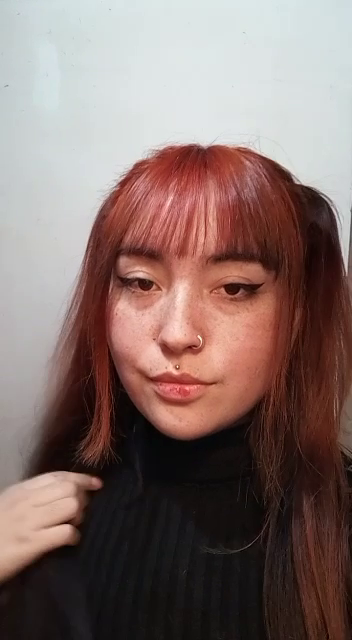
#> input picture frame 20 of ImaYvid/VID-20220526-WA0024.mp4, 352 x 640 px
$ python capturandoMabri.py
#> lines starting #> are read from the running program, lines starting #| are printed output that depends on the picture
import cv2
import os
import imutils

personName = 'Javiera_Tuki_ANS_PGR'
dataPath = 'C:/Users/Maria/Desktop/openCvPy/data'#Cambia a la ruta donde hayas almacenado Data
personPath = dataPath + '/' + personName

if not os.path.exists(personPath):
    print('Carpeta creada: ',personPath)
    os.makedirs(personPath)

# cap = cv2.VideoCapture(0,cv2.CAP_DSHOW)
cap = cv2.VideoCapture('C:/Users/Maria/Desktop/openCvPy/ImaYvid/VID-20220526-WA0024.mp4')

faceClassif = cv2.CascadeClassifier(cv2.data.haarcascades+'haarcascade_frontalface_default.xml')
count = 0

while True:

    ret, frame = cap.read()
#> frame is the input picture: shape (640, 352, 3); mean B, G, R 106.3, 110.7, 131.7
    if ret == False: break
    frame =  imutils.resize(frame, width=640)
#> frame: shape (1163, 640, 3)
    gray = cv2.cvtColor(frame, cv2.COLOR_BGR2GRAY)
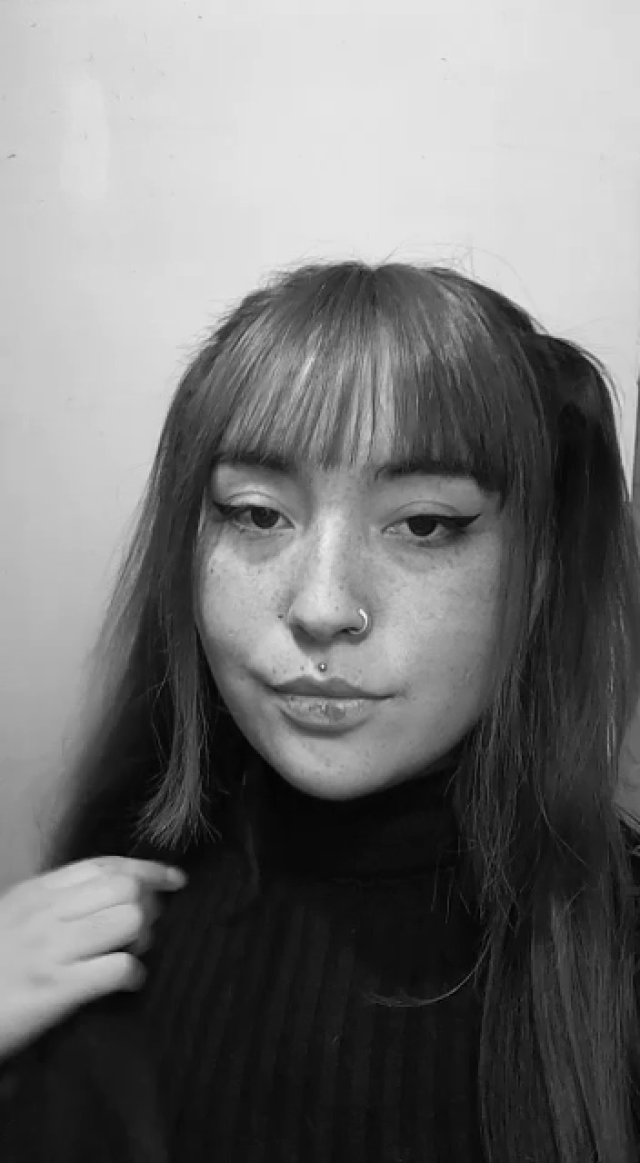
#> gray: shape (1163, 640); min 0, max 244, mean 116.4
    auxFrame = frame.copy()

    faces = faceClassif.detectMultiScale(gray,1.3,5)
#> faces = [[141, 382, 385, 385]]

    for (x,y,w,h) in faces:
        cv2.rectangle(frame, (x,y),(x+w,y+h),(0,255,0),2)
        rostro = auxFrame[y:y+h,x:x+w]
        rostro = cv2.resize(rostro,(150,150),interpolation=cv2.INTER_CUBIC)
        cv2.imwrite(personPath + '/rostro_{}.jpg'.format(count),rostro)
        count = count + 1
#> this loop made 1 pass
#> (x, y, w, h, count) on pass 1: (141, 382, 385, 385, 1)
#> pass 1, `rostro = auxFrame[y:y+h,x:x+w]`:
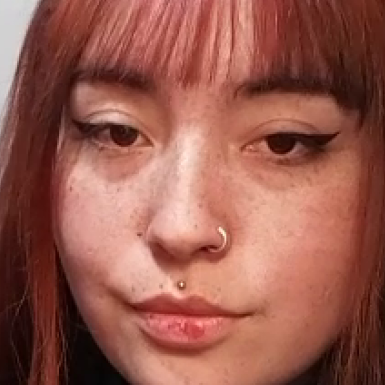
#> rostro: shape (385, 385, 3); mean B, G, R 77.8, 90.3, 151.3
#> after the loop:
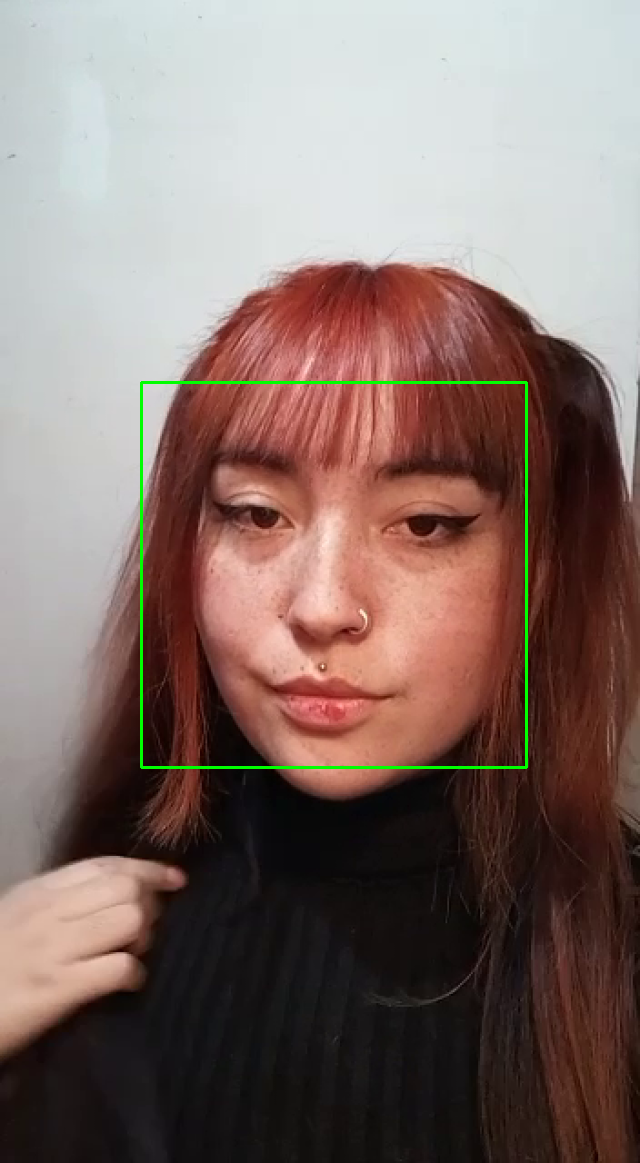
#> frame: shape (1163, 640, 3); mean B, G, R 105.9, 111.8, 130.9
#> after the loop, count = 1
    cv2.imshow('frame',frame)

    k =  cv2.waitKey(1)
#> (key Esc is pressed here)
    if k == 27 or count >= 300:
        break

cap.release()
cv2.destroyAllWindows()

$ run again, starting later in the video
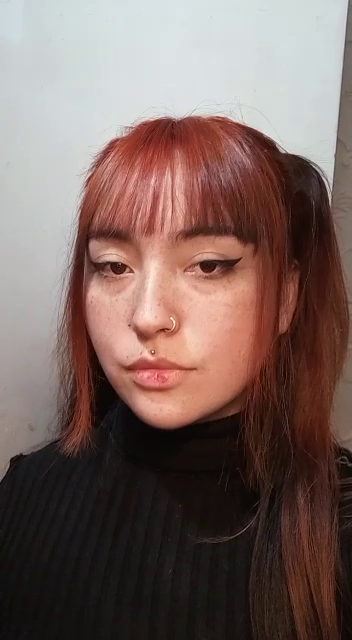
#> input picture frame 92 of ImaYvid/VID-20220526-WA0024.mp4, 352 x 640 px
#> frame is the input picture: shape (640, 352, 3); mean B, G, R 95.4, 100.9, 122
#> faces = [[95, 354, 392, 392]]
#> the loop `for (x,y,w,h) in faces:` made 1 pass
#> (x, y, w, h, count) on pass 1: (95, 354, 392, 392, 1)
#> pass 1, `rostro = auxFrame[y:y+h,x:x+w]`:
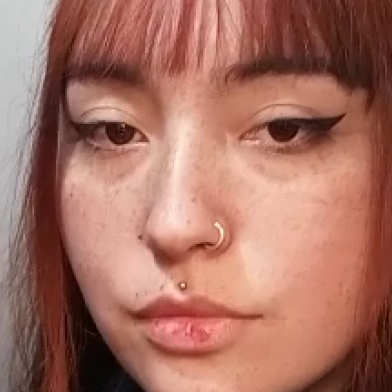
#> rostro: shape (392, 392, 3); mean B, G, R 98.2, 112, 166.7
#> after the loop `for (x,y,w,h) in faces:`:
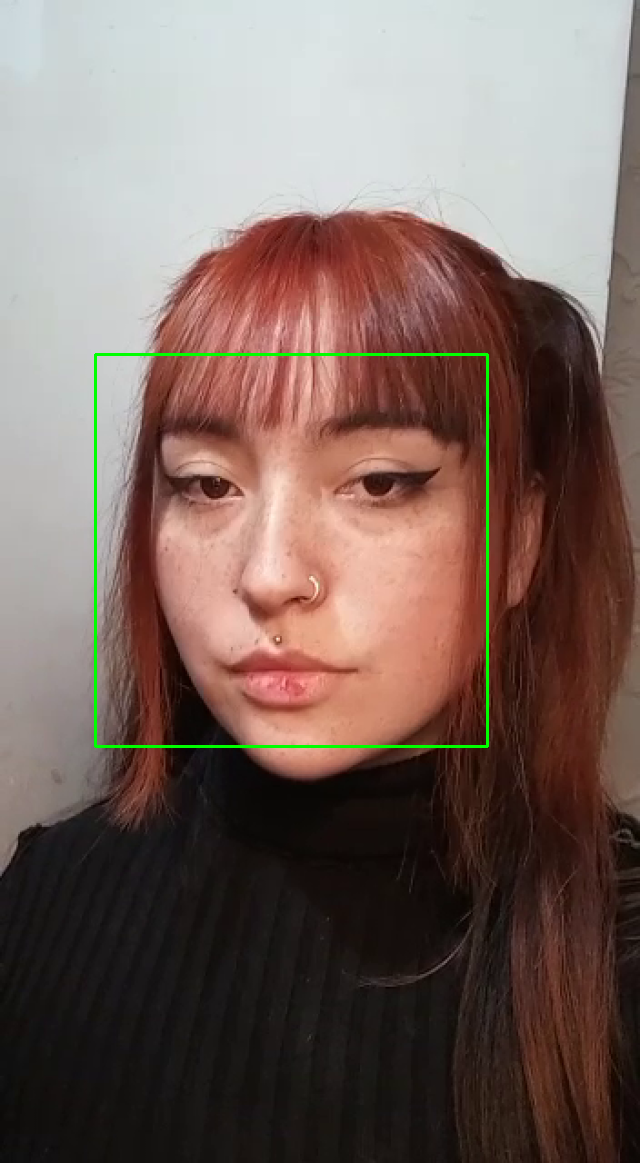
#> frame: shape (1163, 640, 3); mean B, G, R 94.8, 101.8, 121.1
#> after the loop `for (x,y,w,h) in faces:`: count = 1

$ run again, starting later in the video
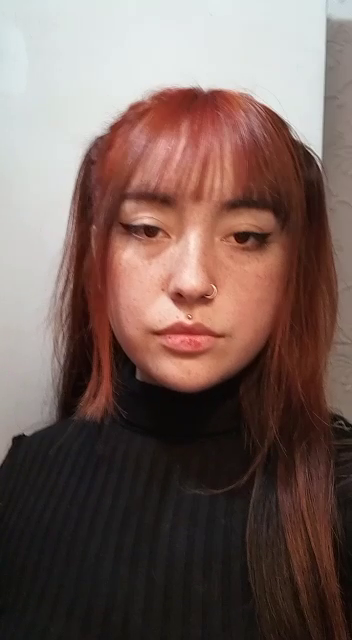
#> input picture frame 164 of ImaYvid/VID-20220526-WA0024.mp4, 352 x 640 px
#> frame is the input picture: shape (640, 352, 3); mean B, G, R 90.9, 96.9, 118.6
#> faces = [[151, 279, 407, 407]]
#> the loop `for (x,y,w,h) in faces:` made 1 pass
#> (x, y, w, h, count) on pass 1: (151, 279, 407, 407, 1)
#> pass 1, `rostro = auxFrame[y:y+h,x:x+w]`:
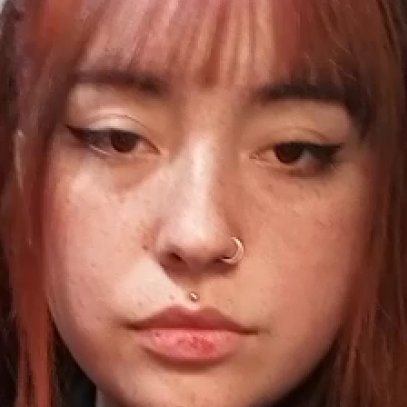
#> rostro: shape (407, 407, 3); mean B, G, R 75.2, 91.1, 150.2
#> after the loop `for (x,y,w,h) in faces:`:
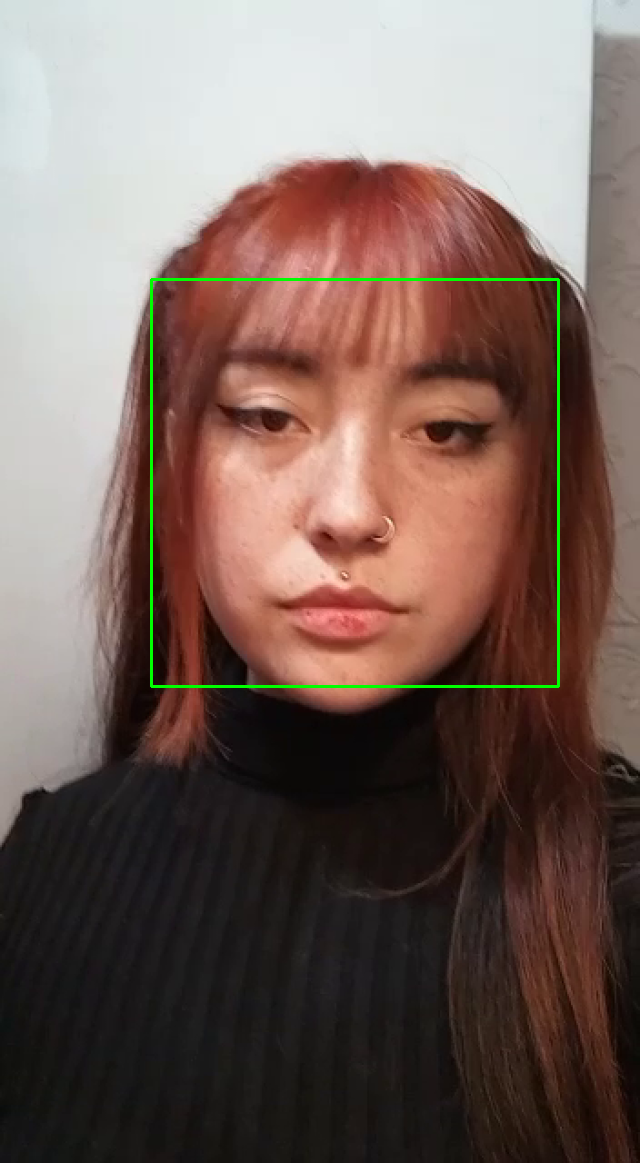
#> frame: shape (1163, 640, 3); mean B, G, R 90.6, 98.2, 118
#> after the loop `for (x,y,w,h) in faces:`: count = 1
